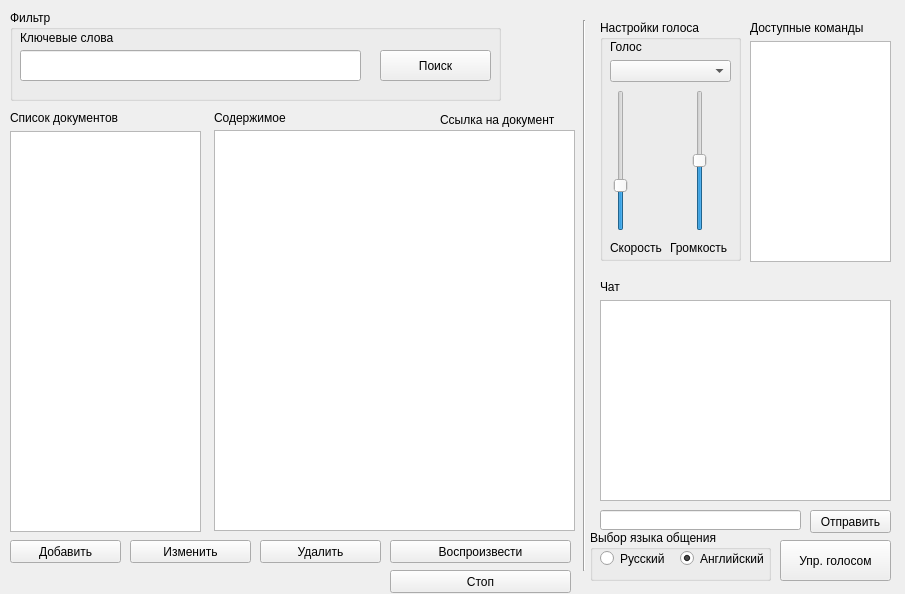
<?xml version="1.0" encoding="UTF-8"?>
<ui version="4.0">
 <class>MainWindow</class>
 <widget class="QMainWindow" name="MainWindow">
  <property name="geometry">
   <rect>
    <x>0</x>
    <y>0</y>
    <width>905</width>
    <height>594</height>
   </rect>
  </property>
  <property name="windowTitle">
   <string>VoiceHelper</string>
  </property>
  <widget class="QWidget" name="centralwidget">
   <widget class="QLabel" name="label">
    <property name="geometry">
     <rect>
      <x>10</x>
      <y>110</y>
      <width>161</width>
      <height>16</height>
     </rect>
    </property>
    <property name="text">
     <string>Список документов</string>
    </property>
   </widget>
   <widget class="QTextEdit" name="doc_textEdit">
    <property name="geometry">
     <rect>
      <x>214</x>
      <y>130</y>
      <width>361</width>
      <height>401</height>
     </rect>
    </property>
    <property name="readOnly">
     <bool>true</bool>
    </property>
   </widget>
   <widget class="QLabel" name="label_2">
    <property name="geometry">
     <rect>
      <x>214</x>
      <y>110</y>
      <width>81</width>
      <height>16</height>
     </rect>
    </property>
    <property name="text">
     <string>Содержимое</string>
    </property>
   </widget>
   <widget class="QLabel" name="link_label">
    <property name="geometry">
     <rect>
      <x>440</x>
      <y>110</y>
      <width>131</width>
      <height>20</height>
     </rect>
    </property>
    <property name="text">
     <string>Ссылка на документ</string>
    </property>
   </widget>
   <widget class="QPushButton" name="add_pushButton">
    <property name="geometry">
     <rect>
      <x>10</x>
      <y>540</y>
      <width>111</width>
      <height>23</height>
     </rect>
    </property>
    <property name="text">
     <string>Добавить</string>
    </property>
   </widget>
   <widget class="QPushButton" name="del_pushButton">
    <property name="geometry">
     <rect>
      <x>260</x>
      <y>540</y>
      <width>121</width>
      <height>23</height>
     </rect>
    </property>
    <property name="text">
     <string>Удалить</string>
    </property>
   </widget>
   <widget class="QGroupBox" name="groupBox">
    <property name="geometry">
     <rect>
      <x>10</x>
      <y>10</y>
      <width>491</width>
      <height>91</height>
     </rect>
    </property>
    <property name="title">
     <string>Фильтр</string>
    </property>
    <widget class="QLabel" name="label_4">
     <property name="geometry">
      <rect>
       <x>10</x>
       <y>20</y>
       <width>171</width>
       <height>16</height>
      </rect>
     </property>
     <property name="text">
      <string>Ключевые слова</string>
     </property>
    </widget>
    <widget class="QLineEdit" name="search_lineEdit">
     <property name="geometry">
      <rect>
       <x>10</x>
       <y>40</y>
       <width>341</width>
       <height>31</height>
      </rect>
     </property>
    </widget>
    <widget class="QPushButton" name="search_pushButton">
     <property name="geometry">
      <rect>
       <x>370</x>
       <y>40</y>
       <width>111</width>
       <height>31</height>
      </rect>
     </property>
     <property name="text">
      <string>Поиск</string>
     </property>
    </widget>
   </widget>
   <widget class="QTextEdit" name="chat_textEdit">
    <property name="geometry">
     <rect>
      <x>600</x>
      <y>300</y>
      <width>291</width>
      <height>201</height>
     </rect>
    </property>
    <property name="readOnly">
     <bool>true</bool>
    </property>
   </widget>
   <widget class="QLabel" name="label_6">
    <property name="geometry">
     <rect>
      <x>600</x>
      <y>280</y>
      <width>47</width>
      <height>13</height>
     </rect>
    </property>
    <property name="text">
     <string>Чат</string>
    </property>
   </widget>
   <widget class="QPushButton" name="send_pushButton">
    <property name="geometry">
     <rect>
      <x>810</x>
      <y>510</y>
      <width>81</width>
      <height>23</height>
     </rect>
    </property>
    <property name="autoFillBackground">
     <bool>false</bool>
    </property>
    <property name="text">
     <string>Отправить</string>
    </property>
   </widget>
   <widget class="QLineEdit" name="chat_lineEdit">
    <property name="geometry">
     <rect>
      <x>600</x>
      <y>510</y>
      <width>201</width>
      <height>20</height>
     </rect>
    </property>
   </widget>
   <widget class="QGroupBox" name="groupBox_2">
    <property name="geometry">
     <rect>
      <x>600</x>
      <y>20</y>
      <width>141</width>
      <height>241</height>
     </rect>
    </property>
    <property name="title">
     <string>Настройки голоса</string>
    </property>
    <widget class="QSlider" name="volume_verticalSlider">
     <property name="geometry">
      <rect>
       <x>90</x>
       <y>70</y>
       <width>20</width>
       <height>141</height>
      </rect>
     </property>
     <property name="maximum">
      <number>100</number>
     </property>
     <property name="value">
      <number>50</number>
     </property>
     <property name="orientation">
      <enum>Qt::Vertical</enum>
     </property>
    </widget>
    <widget class="QSlider" name="speed_verticalSlider">
     <property name="geometry">
      <rect>
       <x>10</x>
       <y>70</y>
       <width>22</width>
       <height>141</height>
      </rect>
     </property>
     <property name="minimum">
      <number>1</number>
     </property>
     <property name="maximum">
      <number>500</number>
     </property>
     <property name="value">
      <number>150</number>
     </property>
     <property name="orientation">
      <enum>Qt::Vertical</enum>
     </property>
    </widget>
    <widget class="QComboBox" name="voice_type_comboBox">
     <property name="geometry">
      <rect>
       <x>10</x>
       <y>40</y>
       <width>121</width>
       <height>22</height>
      </rect>
     </property>
    </widget>
    <widget class="QLabel" name="label_7">
     <property name="geometry">
      <rect>
       <x>10</x>
       <y>20</y>
       <width>47</width>
       <height>13</height>
      </rect>
     </property>
     <property name="text">
      <string>Голос</string>
     </property>
    </widget>
    <widget class="QLabel" name="label_8">
     <property name="geometry">
      <rect>
       <x>10</x>
       <y>220</y>
       <width>61</width>
       <height>16</height>
      </rect>
     </property>
     <property name="text">
      <string>Скорость</string>
     </property>
    </widget>
    <widget class="QLabel" name="label_9">
     <property name="geometry">
      <rect>
       <x>70</x>
       <y>220</y>
       <width>61</width>
       <height>16</height>
      </rect>
     </property>
     <property name="text">
      <string>Громкость</string>
     </property>
    </widget>
   </widget>
   <widget class="QPushButton" name="change_pushButton">
    <property name="geometry">
     <rect>
      <x>130</x>
      <y>540</y>
      <width>121</width>
      <height>23</height>
     </rect>
    </property>
    <property name="text">
     <string>Изменить</string>
    </property>
   </widget>
   <widget class="QPushButton" name="voice_pushButton">
    <property name="geometry">
     <rect>
      <x>780</x>
      <y>540</y>
      <width>111</width>
      <height>41</height>
     </rect>
    </property>
    <property name="text">
     <string>Упр. голосом</string>
    </property>
   </widget>
   <widget class="Line" name="line">
    <property name="geometry">
     <rect>
      <x>574</x>
      <y>20</y>
      <width>20</width>
      <height>551</height>
     </rect>
    </property>
    <property name="orientation">
     <enum>Qt::Vertical</enum>
    </property>
   </widget>
   <widget class="QListWidget" name="docs_listWidget">
    <property name="geometry">
     <rect>
      <x>10</x>
      <y>131</y>
      <width>191</width>
      <height>401</height>
     </rect>
    </property>
   </widget>
   <widget class="QPushButton" name="tts_pushButton">
    <property name="geometry">
     <rect>
      <x>390</x>
      <y>540</y>
      <width>181</width>
      <height>23</height>
     </rect>
    </property>
    <property name="text">
     <string>Воспроизвести</string>
    </property>
   </widget>
   <widget class="QListWidget" name="commands_listWidget">
    <property name="geometry">
     <rect>
      <x>750</x>
      <y>41</y>
      <width>141</width>
      <height>221</height>
     </rect>
    </property>
   </widget>
   <widget class="QLabel" name="label_3">
    <property name="geometry">
     <rect>
      <x>750</x>
      <y>20</y>
      <width>141</width>
      <height>16</height>
     </rect>
    </property>
    <property name="text">
     <string>Доступные команды</string>
    </property>
   </widget>
   <widget class="QGroupBox" name="groupBox_3">
    <property name="geometry">
     <rect>
      <x>590</x>
      <y>530</y>
      <width>181</width>
      <height>51</height>
     </rect>
    </property>
    <property name="title">
     <string>Выбор языка общения</string>
    </property>
    <widget class="QRadioButton" name="ru_radioButton">
     <property name="geometry">
      <rect>
       <x>10</x>
       <y>20</y>
       <width>91</width>
       <height>17</height>
      </rect>
     </property>
     <property name="text">
      <string>Русский</string>
     </property>
    </widget>
    <widget class="QRadioButton" name="en_radioButton">
     <property name="geometry">
      <rect>
       <x>90</x>
       <y>20</y>
       <width>91</width>
       <height>17</height>
      </rect>
     </property>
     <property name="text">
      <string>Английский</string>
     </property>
     <property name="checked">
      <bool>true</bool>
     </property>
    </widget>
   </widget>
   <widget class="QPushButton" name="stop_pushButton">
    <property name="geometry">
     <rect>
      <x>390</x>
      <y>570</y>
      <width>181</width>
      <height>23</height>
     </rect>
    </property>
    <property name="text">
     <string>Стоп</string>
    </property>
   </widget>
  </widget>
 </widget>
 <resources/>
 <connections/>
</ui>
